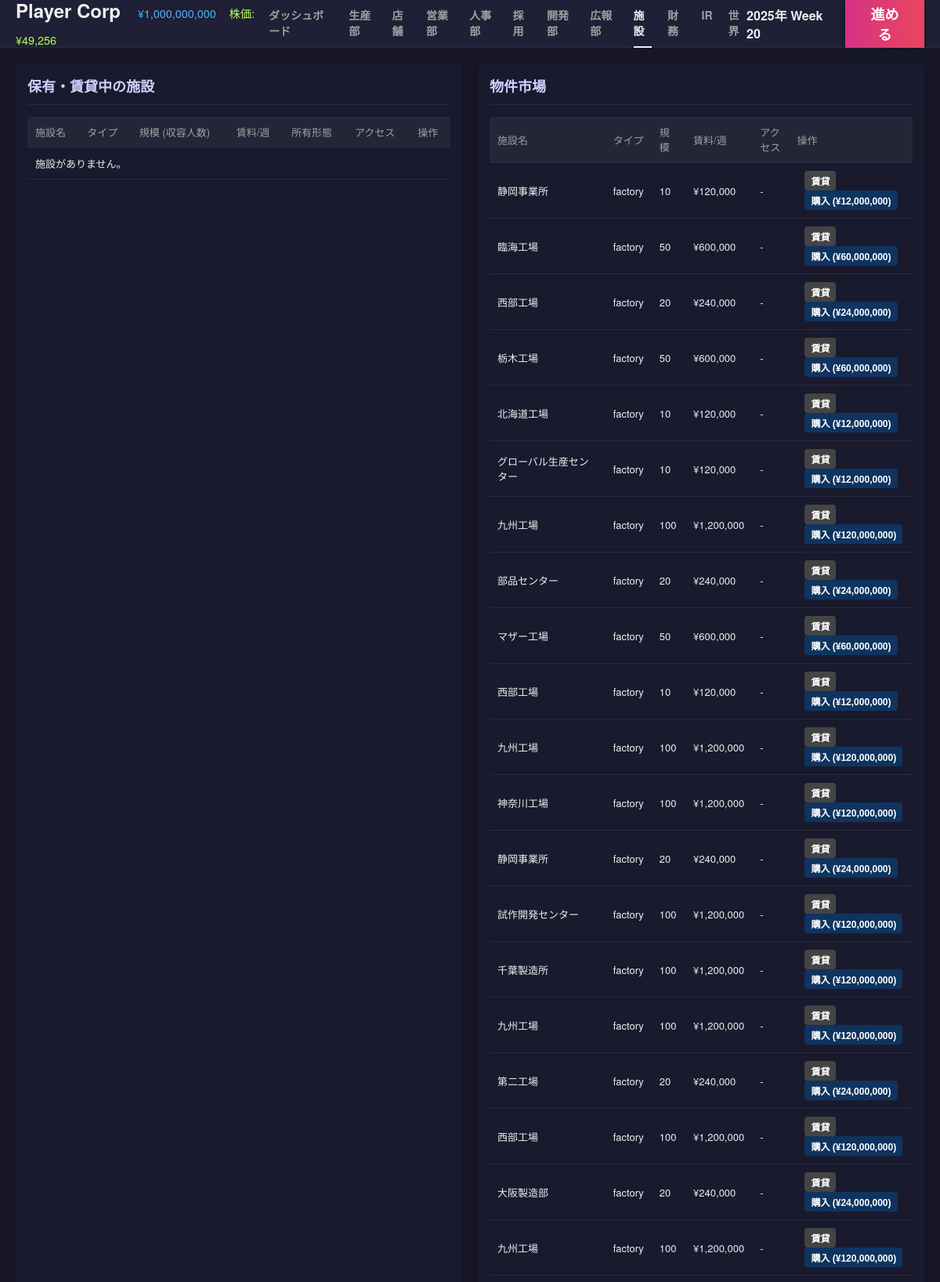
Page /facility (upper part) on the committed database.
### tables this page shows
CREATE TABLE companies (
            id INTEGER PRIMARY KEY AUTOINCREMENT,
            name TEXT,
            type TEXT, -- 'player', 'npc_maker', 'npc_retail', 'system_supplier'
            funds INTEGER,
            brand_power REAL DEFAULT 0,
            industry TEXT DEFAULT 'automotive',
            credit_rating INTEGER DEFAULT 50,
            dev_knowhow REAL DEFAULT 0,
            borrowing_limit INTEGER DEFAULT 0,
            is_active BOOLEAN DEFAULT 1,
            -- Supplier Traits
            trait_material_score REAL DEFAULT 3.0,
            trait_cost_multiplier REAL DEFAULT 1.0,
            part_category TEXT, -- 'engine', 'body', etc. for system_supplier
            
            -- Stock info
            listing_status TEXT DEFAULT 'private', -- 'private', 'public'
            stock_price INTEGER DEFAULT 50000,
            outstanding_shares INTEGER DEFAULT 20000,
            market_cap INTEGER DEFAULT 1000000000
        );

CREATE TABLE facilities (
            id INTEGER PRIMARY KEY AUTOINCREMENT,
            company_id INTEGER,
            name TEXT,
            type TEXT, -- 'office', 'factory', 'store'
            size INTEGER, -- 収容人数
            rent INTEGER,
            access_score TEXT, -- 店舗用 S-D
            is_owned BOOLEAN DEFAULT 0,
            FOREIGN KEY(company_id) REFERENCES companies(id)
        );

### app.py (the view)
@app.route('/facility')
def facility():
    player = get_player_company()
    my_facilities = db.fetch_all("SELECT * FROM facilities WHERE company_id = ?", (player['id'],))
    market_facilities = db.fetch_all("SELECT * FROM facilities WHERE company_id IS NULL LIMIT 50")
    return render_template('facility.html', my_facilities=my_facilities, market_facilities=market_facilities, purchase_multiplier=gb.FACILITY_PURCHASE_MULTIPLIER)

### app.py (called while the page is built)
def get_player_company():
    res = db.fetch_one("SELECT * FROM companies WHERE type = 'player' LIMIT 1")
    return res

@app.context_processor
def inject_common_data():
    player = get_player_company()
    game_state = db.fetch_one("SELECT * FROM game_state")
    current_week = game_state['week'] if game_state else 0
    year = 2025 + (current_week - 1) // 52
    week_of_year = (current_week - 1) % 52 + 1
    date_str = f"{year}年 Week {week_of_year}"
    header_caps = None
    if player:
        header_caps = sim.calculate_capabilities(player['id'])
    return dict(
        player=player,
        current_week=current_week,
        date_str=date_str,
        active_page=request.endpoint,
        header_caps=header_caps,
        npc_scale=gb.NPC_SCALE_FACTOR
    )

### database.py (called while the page is built)
    def get_connection(self):
        if hasattr(self._local, 'connection') and self._local.connection:
            return self._local.connection, False  # (conn, should_close)
        conn = sqlite3.connect(self.db_path)
        conn.row_factory = sqlite3.Row
        return conn, True

    def _execute(self, query, params, fetch_mode=None):
        conn, should_close = self.get_connection()
        try:
            cursor = conn.cursor()
            cursor.execute(query, params)
            if fetch_mode == 'one':
                return cursor.fetchone()
            elif fetch_mode == 'all':
                return cursor.fetchall()
            else:
                if should_close:
                    conn.commit()
                return cursor.lastrowid
        except:
            if should_close:
                conn.rollback()
            raise
        finally:
            if should_close:
                conn.close()

    def fetch_one(self, query, params=()):
        return self._execute(query, params, fetch_mode='one')

    def fetch_all(self, query, params=()):
        return self._execute(query, params, fetch_mode='all')

### templates/facility.html (shortened to what this page needs)
{% extends "base.html" %}
{% block content %}
<div class="dashboard-grid">
    <div class="card card-large">
        <div class="card-header">
            <h2>保有・賃貸中の施設</h2>
        </div>
        <div class="card-body">
            <table class="data-table">
                <thead>
                    <tr>
                        <th>施設名</th>
                        <th>タイプ</th>
                        <th>規模 (収容人数)</th>
                        <th>賃料/週</th>
                        <th>所有形態</th>
                        <th>アクセス</th>
                        <th>操作</th>
                    </tr>
                </thead>
                <tbody>
                    {% for fac in my_facilities %}
                    <tr>
                        <td>{{ fac.name }}</td>
                        <td>{{ fac.type }}</td>
                        <td>{{ fac.size }}</td>
                        <td>¥{{ "{:,}".format(fac.rent) }}</td>
                        <td>{{ '自社所有' if fac.is_owned else '賃貸' }}</td>
                        <td>{{ fac.access_score if fac.access_score else '-' }}</td>
                        <td>
                            <form action="{{ url_for('facility_release') }}" method="post">
                                <input type="hidden" name="facility_id" value="{{ fac.id }}">
                                {% if fac.is_owned %}
                                    {% set sell_price = (fac.rent * purchase_multiplier * 0.8)|int %}
                                    <button type="submit" name="action" value="sell" class="btn btn-small btn-primary" onclick="return confirm('本当に売却しますか？\n売却額: ¥{{ '{:,}'.format(sell_price) }}')">売却 (¥{{ "{:,}".format(sell_price) }})</button>
                                {% else %}
                                    <button type="submit" name="action" value="cancel" class="btn btn-small btn-danger" onclick="return confirm('本当に解約しますか？')">解約</button>
                                {% endif %}
                            </form>
                        </td>
                    </tr>
                    {% else %}
                    <tr><td colspan="7">施設がありません。</td></tr>
                    {% endfor %}
                </tbody>
            </table>
        </div>
    </div>
    <div class="card card-large">
        <div class="card-header">
            <h2>物件市場</h2>
        </div>
        <div class="card-body">
            <table class="data-table">
                <thead>
                    <tr>
                        <th>施設名</th>
                        <th>タイプ</th>
                        <th>規模</th>
                        <th>賃料/週</th>
                        <th>アクセス</th>
                        <th>操作</th>
                    </tr>
                </thead>
                <tbody>
                    {% for fac in market_facilities %}
                    <tr>
                        <td>{{ fac.name }}</td>
                        <td>{{ fac.type }}</td>
                        <td>{{ fac.size }}</td>
                        <td>¥{{ "{:,}".format(fac.rent) }}</td>
                        <td>{{ fac.access_score if fac.access_score else '-' }}</td>
                        <td>
                            <form action="{{ url_for('facility_contract') }}" method="post">
                                {% set buy_price = (fac.rent * purchase_multiplier)|int %}
                                <button type="submit" name="action" value="rent" class="btn btn-small btn-secondary">賃貸</button>
                                <button type="submit" name="action" value="buy" class="btn btn-small btn-primary" onclick="return confirm('購入しますか？\n価格: ¥{{ '{:,}'.format(buy_price) }}')">購入 (¥{{ "{:,}".format(buy_price) }})</button>
                            </form>
                        </td>
                    </tr>
                    {% endfor %}
                </tbody>
            </table>
        </div>
    </div>
</div>
{% endblock %}

### templates/base.html (shortened to what this page needs)
<!DOCTYPE html>
<html lang="ja">
<head>
    <link rel="stylesheet" href="{{ url_for('static', filename='css/style.css') }}">
</head>
<body>
    <div class="app-container">
        <header class="top-bar">
            <div class="logo-area tooltip-container">
                <h1>
                    {% if player %}
                    <span style="font-size: 0.6em; color: #4db8ff; margin-left: 15px; font-weight: normal;">¥{{ "{:,}".format(player.funds|int) }}</span>
                    {% if player.stock_price %}
                    <span style="font-size: 0.6em; color: #b2ff59; margin-left: 10px; font-weight: normal;">株価: ¥{{ "{:,}".format(player.stock_price) }}</span>
                    {% endif %}
                    {% endif %}
                </h1>
            </div>
            <nav class="top-nav">
                <a href="{{ url_for('dashboard') }}" class="{{ 'active' if active_page == 'dashboard' else '' }}">ダッシュボード</a>
                <a href="{{ url_for('production') }}" class="{{ 'active' if active_page == 'production' else '' }}">生産部</a>
                <a href="{{ url_for('store') }}" class="{{ 'active' if active_page == 'store' else '' }}">店舗</a>
                <a href="{{ url_for('sales') }}" class="{{ 'active' if active_page == 'sales' else '' }}">営業部</a>
                <a href="{{ url_for('hr') }}" class="{{ 'active' if active_page == 'hr' else '' }}">人事部</a>
                <a href="{{ url_for('hire_page') }}" class="{{ 'active' if active_page == 'hire_page' else '' }}">採用</a>
                <a href="{{ url_for('dev') }}" class="{{ 'active' if active_page == 'dev' else '' }}">開発部</a>
                <a href="{{ url_for('pr') }}" class="{{ 'active' if active_page == 'pr' else '' }}">広報部</a>
                <a href="{{ url_for('facility') }}" class="{{ 'active' if active_page == 'facility' else '' }}">施設</a>
                <a href="{{ url_for('finance') }}" class="{{ 'active' if active_page == 'finance' else '' }}">財務</a>
                <a href="{{ url_for('ir') }}" class="{{ 'active' if active_page == 'ir' else '' }}">IR</a>
                <a href="{{ url_for('world') }}" class="{{ 'active' if active_page == 'world' else '' }}">世界</a>
            </nav>
            <div class="action-area">
                <div class="date-display">{{ date_str }}</div>
                <form action="{{ url_for('next_week') }}" method="post">
                    <button type="submit" class="btn-next-week">進める</button>
                </form>
            </div>
        </header>
        <main class="main-content">
            {% block content %}{% endblock %}
        </main>
    </div>
</body>
</html>

### static/css/style.css (style rules this page uses)
:root { --bg-dark: #161625; --bg-panel: #1a1a2e; --bg-header: #1f1f35; --accent-pink: #e94560; --accent-blue: #0f3460; --text-main: #eeeeee; --text-muted: #a0a0a0; --border-color: #2a2a40; --font-family: "Helvetica Neue", Arial, "Hiragino Kaku Gothic ProN", "Hiragino Sans", Meiryo, sans-serif; }
body { margin: 0; padding: 0; background-color: var(--bg-dark); color: var(--text-main); font-family: var(--font-family); font-size: 14px; overflow: hidden; }
a { text-decoration: none; color: inherit; }
.app-container { display: flex; flex-direction: column; height: 100vh; }
.top-bar { height: 60px; background-color: var(--bg-header); display: flex; align-items: center; padding: 0 20px; border-bottom: 1px solid var(--border-color); justify-content: space-between; }
.logo-area h1 { font-size: 24px; font-weight: bold; margin: 0; }
.top-nav { display: flex; gap: 20px; }
.top-nav a { color: var(--text-muted); font-weight: bold; padding: 10px 0; border-bottom: 3px solid transparent; transition: all 0.2s; }
.top-nav a:hover, .top-nav a.active { color: var(--text-main); border-bottom-color: var(--text-main); }
.action-area { display: flex; align-items: center; gap: 20px; }
.date-display { font-size: 16px; font-weight: bold; }
.btn-next-week { background: linear-gradient(90deg, #d63384, #e94560); color: white; border: none; padding: 10px 30px; border-radius: 5px; font-size: 18px; font-weight: bold; cursor: pointer; box-shadow: 0 4px 6px rgba(0,0,0,0.3); transition: transform 0.1s; }
.main-content { flex: 1; padding: 20px; overflow-y: auto; background-color: var(--bg-dark); }
.dashboard-grid { display: grid; grid-template-columns: repeat(4, 1fr); gap: 20px; }
.card { background-color: var(--bg-panel); border-radius: 8px; padding: 15px; box-shadow: 0 4px 6px rgba(0,0,0,0.2); display: flex; flex-direction: column; }
.card-large { grid-column: span 2; }
.card-header h2 { font-size: 18px; color: #d0d0ff; margin-top: 0; margin-bottom: 15px; border-bottom: 1px solid var(--border-color); padding-bottom: 10px; }
.card-body { flex: 1; display: flex; flex-direction: column; gap: 10px; }
.btn { padding: 8px 16px; border-radius: 4px; border: none; cursor: pointer; font-weight: bold; margin-left: 10px; }
.btn-secondary { background-color: #444; color: white; }
.btn-primary { background-color: var(--accent-blue); color: white; }
.btn-small { padding: 4px 8px; font-size: 12px; }
.data-table { width: 100%; border-collapse: collapse; font-size: 13px; }
.data-table th, .data-table td { padding: 10px; text-align: left; border-bottom: 1px solid var(--border-color); }
.data-table th { background-color: #252538; color: var(--text-muted); font-weight: normal; position: relative; }
.tooltip-container { position: relative; cursor: help; }

### rows in the picture
companies: funds "1,000,000,000", stock_price "49,256"
facilities: name "静岡事業所", type "factory", size "10", rent "120,000", access_score "-", buy_price "12,000,000"
facilities: name "臨海工場", type "factory", size "50", rent "600,000", access_score "-", buy_price "60,000,000"
facilities: name "西部工場", type "factory", size "20", rent "240,000", access_score "-", buy_price "24,000,000"
facilities: name "栃木工場", type "factory", size "50", rent "600,000", access_score "-", buy_price "60,000,000"
facilities: name "北海道工場", type "factory", size "10", rent "120,000", access_score "-", buy_price "12,000,000"
facilities: name "グローバル生産センター", type "factory", size "10", rent "120,000", access_score "-", buy_price "12,000,000"
facilities: name "九州工場", type "factory", size "100", rent "1,200,000", access_score "-", buy_price "120,000,000"
facilities: name "部品センター", type "factory", size "20", rent "240,000", access_score "-", buy_price "24,000,000"
facilities: name "マザー工場", type "factory", size "50", rent "600,000", access_score "-", buy_price "60,000,000"
facilities: name "西部工場", type "factory", size "10", rent "120,000", access_score "-", buy_price "12,000,000"
facilities: name "九州工場", type "factory", size "100", rent "1,200,000", access_score "-", buy_price "120,000,000"
facilities: name "神奈川工場", type "factory", size "100", rent "1,200,000", access_score "-", buy_price "120,000,000"
facilities: name "静岡事業所", type "factory", size "20", rent "240,000", access_score "-", buy_price "24,000,000"
facilities: name "試作開発センター", type "factory", size "100", rent "1,200,000", access_score "-", buy_price "120,000,000"
facilities: name "千葉製造所", type "factory", size "100", rent "1,200,000", access_score "-", buy_price "120,000,000"
facilities: name "九州工場", type "factory", size "100", rent "1,200,000", access_score "-", buy_price "120,000,000"
facilities: name "第二工場", type "factory", size "20", rent "240,000", access_score "-", buy_price "24,000,000"
facilities: name "西部工場", type "factory", size "100", rent "1,200,000", access_score "-", buy_price "120,000,000"
facilities: name "大阪製造部", type "factory", size "20", rent "240,000", access_score "-", buy_price "24,000,000"
facilities: name "九州工場", type "factory", size "100", rent "1,200,000", access_score "-", buy_price "120,000,000"

### other values in the picture
{{ date_str }} "2025年 Week 20"
